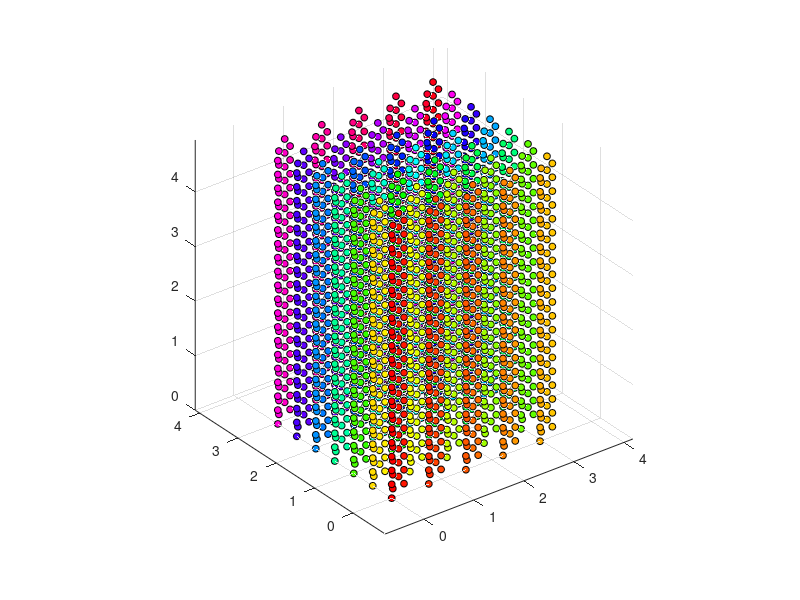

MATLAB code to generate this figure:
%This code develops perfect crystalline structure based on polyethylene
%information gathered from the Handbook of Polyethylene.

%For reference: PE forms a BC orthrhombic crystal structure

bond_angle = deg2rad(112);
bond_length = 0.153; %in nanometers

%initial dimensions of cell in simulation (nm)
xdim = 3;
ydim = 3;
zdim = 5;

%create a vector with the initial chain
%this vector can then be repeated at the unit cell corners to create a
%complete crystal over the volume
k = 1;
for ii = 0:.127:zdim
    if rem(ii,.254)==0
        initchain(k,1) = 0; %x location
        initchain(k,2) = 0; %y location
        initchain(k,3) = ii; %z location
        bc_chain(k,1) = .4356;
        bc_chain(k,2) = .2475;
        bc_chain(k,3) = ii;
    else
        initchain(k,1) = 0.0646;
        initchain(k,2) = 0.0561;
        initchain(k,3) = ii;
        bc_chain(k,1) = .371;
        bc_chain(k,2) = .3037;
        bc_chain(k,3) = ii;
    end
    k=k+1;
end

%for jj = 0.127:0.254:zdim
%    initchain(k,1) = 0.0646;
%    initchain(k,2) = 0.0561;
%    initchain(k,3) = jj;
%    bc_chain(k,1) = .371;
%    bc_chain(k,2) = .3037;
%    bc_chain(k,3) = ii;
%    k=k+1;
%end

%we now have one complete chain so we can repeat in a and b accordingly
%a rotated chain will need to be created for the (body-center)
chains = vertcat(initchain,bc_chain);
ctr = 1;
for ii = 0.742:0.742:xdim
    newchainx = initchain(:,1)+ctr*0.742;
    newbc_chainx = bc_chain(:,1)+ctr*.742;
    chains = vertcat(chains,[newchainx,initchain(:,2),initchain(:,3)],[newbc_chainx,bc_chain(:,2),bc_chain(:,3)]);
    ctr = ctr + 1;
end;
ctr = 1;
allchains = chains;
for ii = .495:.495:ydim
    newchainy = chains(:,2)+ctr*0.495;
    allchains = vertcat(allchains,[chains(:,1),newchainy,chains(:,3)]);
    ctr = ctr+1;
end
j = 1;
for ii = 1:numel(allchains(:,1))
    atoms(ii) = ii;
    id(ii) = j;
    if rem(ii,numel(initchain(:,1)))==0
        j = j+1; %will create unique chain id's
    end
    mol(ii) = 1;
end
num = numel(initchain(:,1));
col = numel(allchains(:,1))/num;
color = hsv(col);
H = plot3(allchains(1:num,1),allchains(1:num,2),allchains(1:num,3));
set(H,'LineStyle','none','Marker','o','MarkerEdgeColor','k','MarkerFaceColor',color(1,:),'MarkerSize',5);
grid on;
hold on;
for m = 2:col
    H = plot3(allchains((m-1)*num+1:m*num,1),allchains((m-1)*num+1:m*num,2),allchains((m-1)*num+1:m*num,3));
    set(H,'LineStyle','none','Marker','o','MarkerEdgeColor','k','MarkerFaceColor',color(m,:),'MarkerSize',5);
end
axis tight equal;

hold off;
%fid = fopen('perfect-xtal.txt','w');
%fprintf(fid,'ITEM: TIMESTEP\n6400000\n');
%fprintf(fid,'ITEM: NUMBER OF ATOMS\n7999\n');
%fprintf(fid,'ITEM: BOX BOUNDS\n');
%box_bounds = [0.0,4.4;0.0,4.4;0.0,11.2];
%fprintf(fid,'%.6f %.6f\n', box_bounds(:,1), box_bounds(:,2));
%fprintf(fid,'ITEM: ATOMS id mol type x y z \n');
%for ii = 1:numel(atoms)
%    fprintf(fid,'%d %d %d %.6f %.6f %.6f\n',atoms(ii),id(ii),mol(ii),allchains(ii,1),allchains(ii,2),allchains(ii,3));
%end
%fclose(fid);



